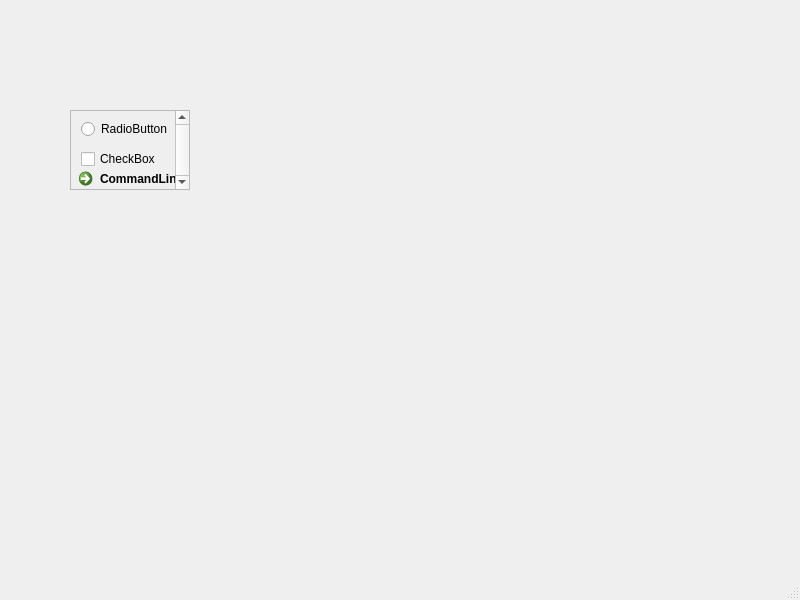
<?xml version="1.0" encoding="UTF-8"?>
<ui version="4.0">
 <class>MainWindow</class>
 <widget class="QMainWindow" name="MainWindow">
  <property name="geometry">
   <rect>
    <x>0</x>
    <y>0</y>
    <width>800</width>
    <height>600</height>
   </rect>
  </property>
  <property name="windowTitle">
   <string>MainWindow</string>
  </property>
  <widget class="QWidget" name="centralwidget">
   <widget class="QScrollArea" name="scrollArea">
    <property name="geometry">
     <rect>
      <x>70</x>
      <y>110</y>
      <width>120</width>
      <height>80</height>
     </rect>
    </property>
    <property name="maximumSize">
     <size>
      <width>16777215</width>
      <height>4555</height>
     </size>
    </property>
    <property name="verticalScrollBarPolicy">
     <enum>Qt::ScrollBarAlwaysOn</enum>
    </property>
    <property name="widgetResizable">
     <bool>true</bool>
    </property>
    <widget class="QWidget" name="scrollAreaWidgetContents">
     <property name="geometry">
      <rect>
       <x>0</x>
       <y>0</y>
       <width>101</width>
       <height>78</height>
      </rect>
     </property>
     <widget class="QRadioButton" name="radioButton">
      <property name="geometry">
       <rect>
        <x>10</x>
        <y>10</y>
        <width>86</width>
        <height>16</height>
       </rect>
      </property>
      <property name="text">
       <string>RadioButton</string>
      </property>
     </widget>
     <widget class="QCheckBox" name="checkBox">
      <property name="geometry">
       <rect>
        <x>10</x>
        <y>40</y>
        <width>75</width>
        <height>16</height>
       </rect>
      </property>
      <property name="text">
       <string>CheckBox</string>
      </property>
     </widget>
     <widget class="QCommandLinkButton" name="commandLinkButton">
      <property name="geometry">
       <rect>
        <x>0</x>
        <y>50</y>
        <width>172</width>
        <height>41</height>
       </rect>
      </property>
      <property name="text">
       <string>CommandLinkButton</string>
      </property>
     </widget>
    </widget>
   </widget>
  </widget>
  <widget class="QMenuBar" name="menubar">
   <property name="geometry">
    <rect>
     <x>0</x>
     <y>0</y>
     <width>800</width>
     <height>24</height>
    </rect>
   </property>
  </widget>
  <widget class="QStatusBar" name="statusbar"/>
 </widget>
 <resources/>
 <connections/>
</ui>
